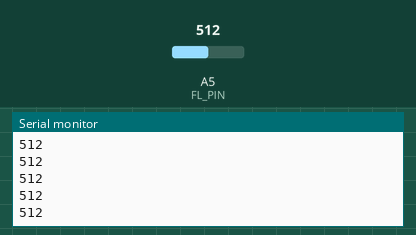
Recording of a sketch running on a simulated Arduino Uno, built with avr-gcc and run on an emulated ATmega328P. Parts: the last lines printed to the serial monitor. The inputs (shaded band) are chosen by the test bench; at power-on: A5 (FL_PIN) = 512.

Above: at 1.2 s.
1.3 s: A5 (FL_PIN) set to 716
At 2.4 s:
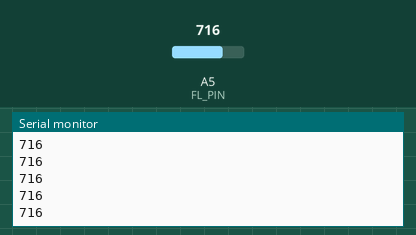
2.8 s: A5 (FL_PIN) set to 900
At 3.9 s:
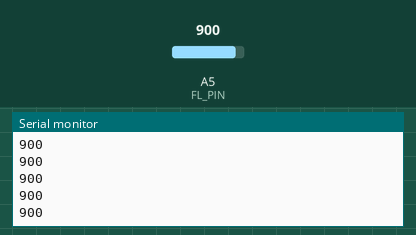
Timing chart, 0 to 5.8 s (numbered marks = the images above; inputs shaded):
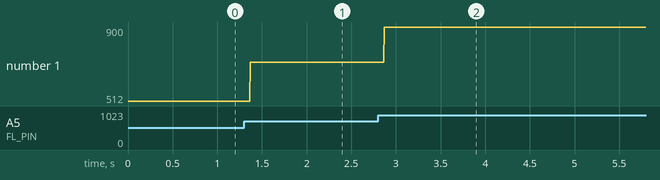

The sketch:

flame_sensor.ino
```cpp
int FL_PIN = A5;


void setup() {
  // put your setup code here, to run once:
  Serial.begin(9600);

}

void loop() {
  // put your main code here, to run repeatedly:


  int reading = analogRead(FL_PIN);
  Serial.println(reading);
}
```

Measured:
- after the input at 1.3 s, the serial monitor: prints a new line after 0.07 s (image 1)
- after the input at 2.8 s, the serial monitor: prints a new line after 0.07 s (image 2)
- plotted number 1: 512 → 716 after the input at 1.3 s, 716 → 900 after the input at 2.8 s
